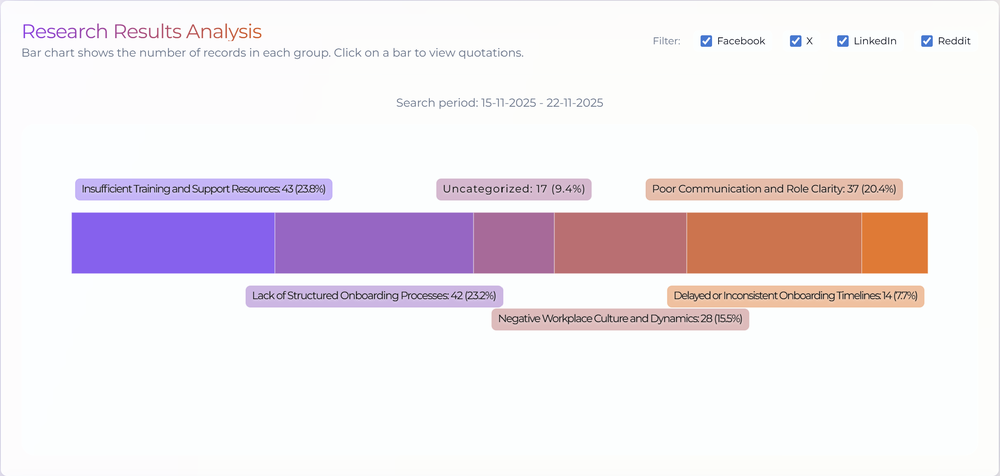
#> input picture images/Screenshot 2025-11-24 165830.png, 1000 x 476 px, shrunk from 2438 x 1160 before the run, found by its file name
$ python remove_background.py
#> lines starting #> are read from the running program, lines starting #| are printed output that depends on the picture; after the words box and inside, x2 and y2 are one past the last pixel; in counts of white or black regions, pixels touching at a corner belong together
#!/usr/bin/env python3
"""
Скрипт для удаления темного фона из скриншота продукта
Требует установки: pip install Pillow numpy
"""

from PIL import Image
import numpy as np
import sys
import os

def remove_dark_background(input_path, output_path, threshold=50):
    """
    Удаляет темный фон из изображения, делая его прозрачным

    Args:
        input_path: путь к исходному изображению
        output_path: путь для сохранения обработанного изображения
        threshold: порог яркости для определения фона (0-255)
    """
#> called with input_path = 'images/Screenshot 2025-11-24 165830.png', output_path = 'public/images/product-screenshot.png', threshold = 60
    # Открываем изображение
    img = Image.open(input_path)
#> img is the input picture: PIL image 1000x476 RGBA; mean R, G, B, A 238.9, 231, 236.9, 255

    # Конвертируем в RGBA для поддержки прозрачности
    if img.mode != 'RGBA':
        img = img.convert('RGBA')

    # Преобразуем в numpy array
    data = np.array(img)

    # Получаем яркость каждого пикселя
    # Используем формулу для расчета яркости: 0.299*R + 0.587*G + 0.114*B
    brightness = np.dot(data[...,:3], [0.299, 0.587, 0.114])
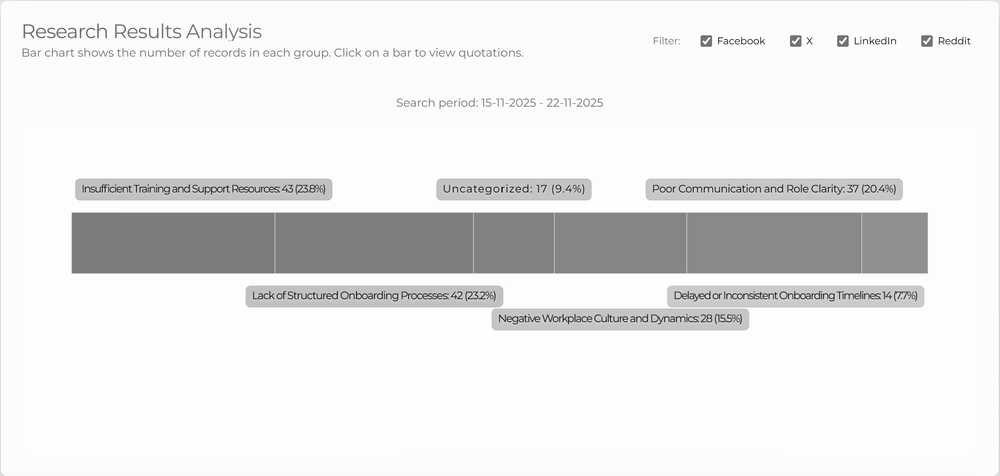
#> brightness: shape (476, 1000) float64; min 12.11, max 255, mean 234

    # Создаем маску: пиксели темнее порога становятся прозрачными
    mask = brightness > threshold
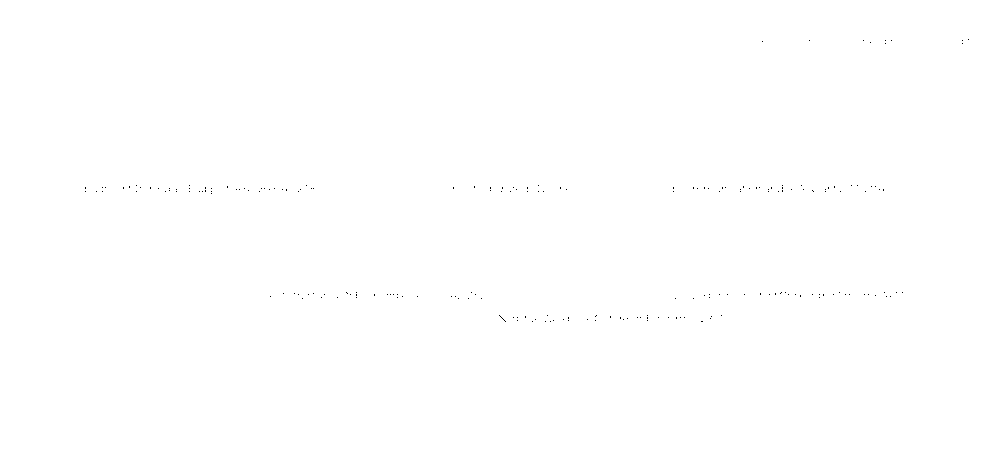
#> mask: shape (476, 1000) bool; 99.9% white; black in thin lines or dots, all inside (x1, y1, x2, y2) = (85, 39, 969, 322)

    # Применяем маску к альфа-каналу
    data[..., 3] = data[..., 3] * mask
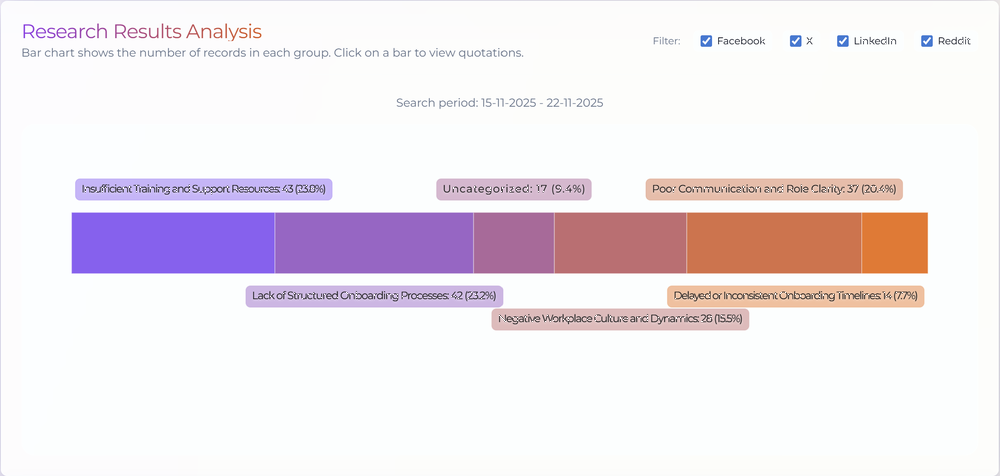
#> data: shape (476, 1000, 4); 0.05% of pixels changed, all inside (x1, y1, x2, y2) = (85, 39, 969, 322); transparent parts drawn white

    # Создаем новое изображение
    result = Image.fromarray(data, 'RGBA')

    # Сохраняем
    result.save(output_path, 'PNG')
    print(f"✓ Обработанное изображение сохранено: {output_path}")

if __name__ == "__main__":
    input_file = "images/Screenshot 2025-11-24 165830.png"
    output_file = "public/images/product-screenshot.png"

    # Проверяем существование файла
    if not os.path.exists(input_file):
        print(f"✗ Файл не найден: {input_file}")
        sys.exit(1)

    # Создаем директорию если нужно
    os.makedirs(os.path.dirname(output_file), exist_ok=True)

    # Обрабатываем изображение
    try:
        remove_dark_background(input_file, output_file, threshold=60)
        print("✓ Фон успешно удален!")
    except Exception as e:
        print(f"✗ Ошибка при обработке: {e}")
        sys.exit(1)

$ run again, with images/Screenshot 2025-11-24 180907.png copied over images/Screenshot 2025-11-24 165830.png
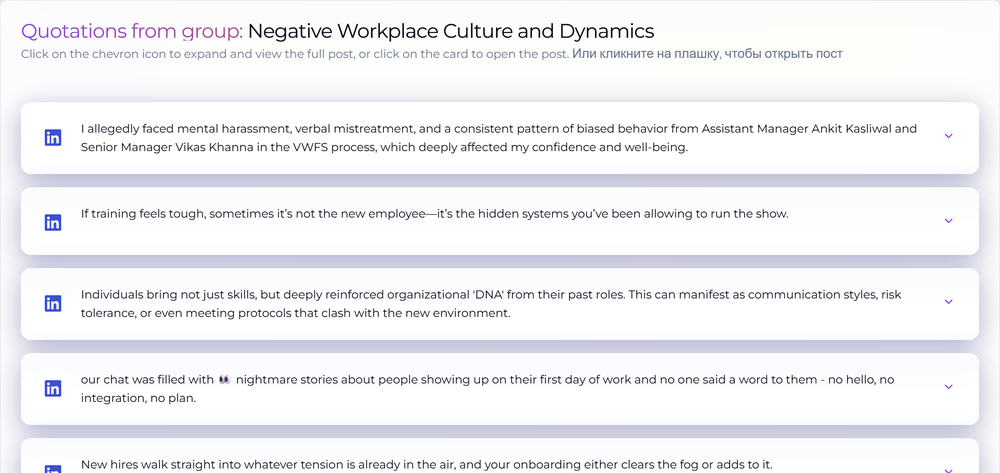
#> input picture images/Screenshot 2025-11-24 180907.png, 1000 x 473 px, shrunk from 2434 x 1152 before the run, found by its file name
#> in remove_dark_background, img is the input picture: PIL image 1000x473 RGBA; mean R, G, B, A 239.5, 240, 243.4, 255
#> in remove_dark_background, `mask = brightness > threshold`:
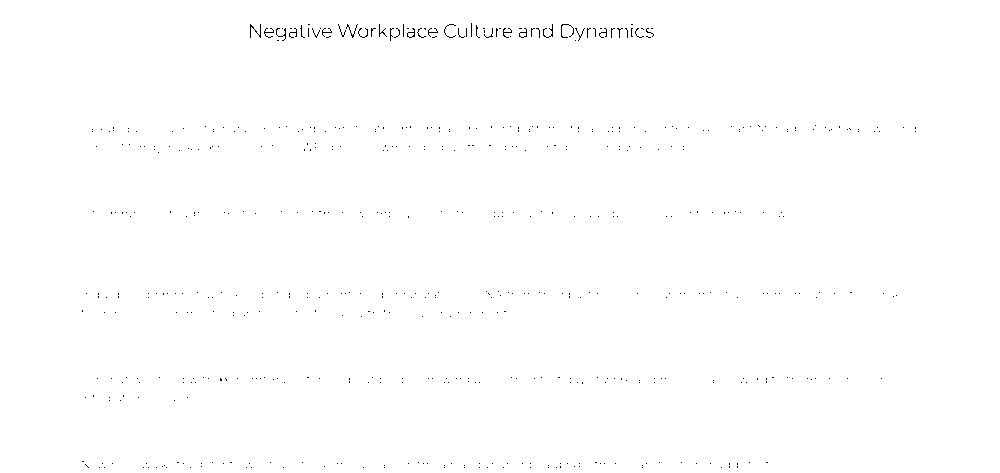
#> mask: shape (473, 1000) bool; 99.7% white; black in thin lines or dots, all inside (x1, y1, x2, y2) = (82, 23, 916, 468)
#> in remove_dark_background, `data[..., 3] = data[..., 3] * mask`:
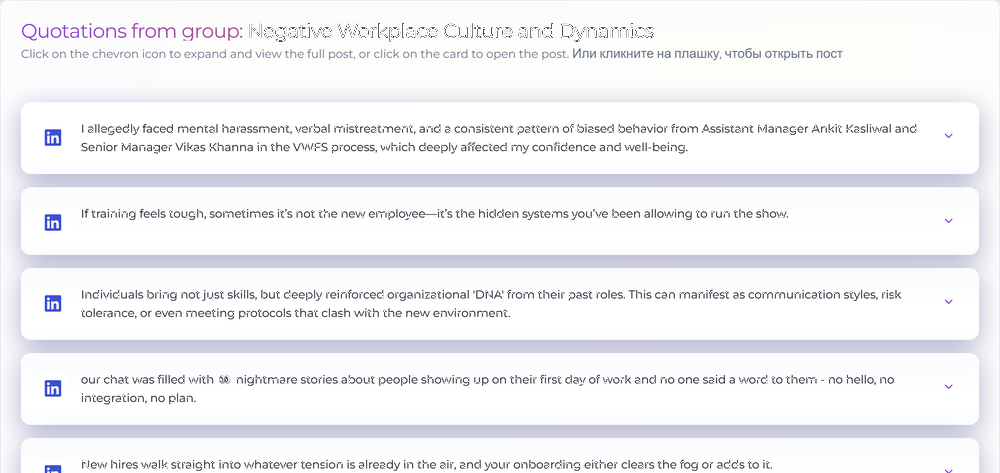
#> data: shape (473, 1000, 4); 0.32% of pixels changed, all inside (x1, y1, x2, y2) = (82, 23, 916, 468); transparent parts drawn white

$ run again, with images/Screenshot 2025-11-24 193806.png copied over images/Screenshot 2025-11-24 165830.png
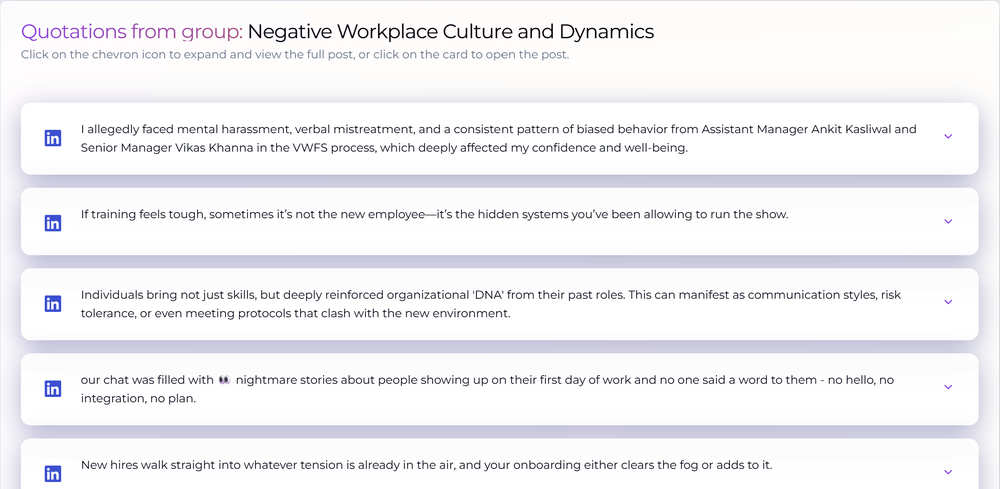
#> input picture images/Screenshot 2025-11-24 193806.png, 1000 x 489 px, shrunk from 2436 x 1190 before the run, found by its file name
#> in remove_dark_background, img is the input picture: PIL image 1000x489 RGBA; mean R, G, B, A 241, 240.6, 243.9, 255
#> in remove_dark_background, `mask = brightness > threshold`:
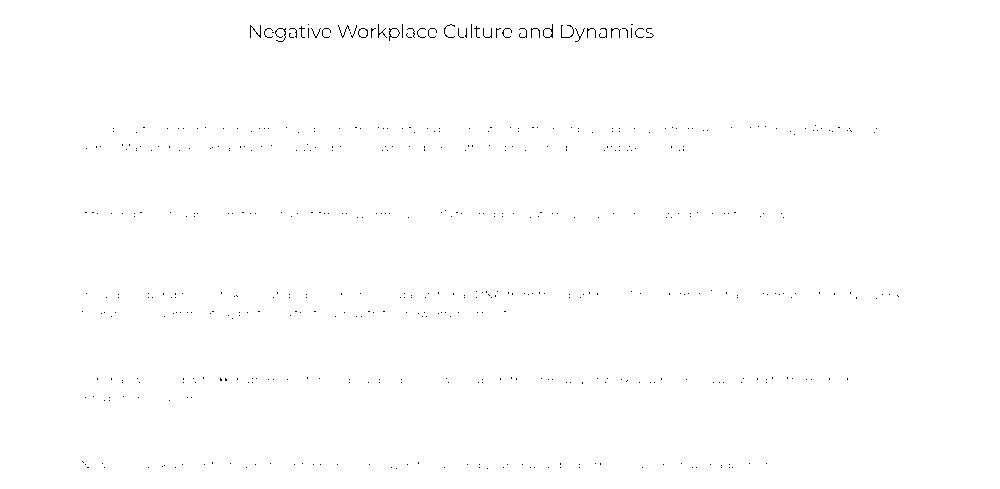
#> mask: shape (489, 1000) bool; 99.7% white; black in thin lines or dots, all inside (x1, y1, x2, y2) = (82, 24, 899, 469)
#> in remove_dark_background, `data[..., 3] = data[..., 3] * mask`:
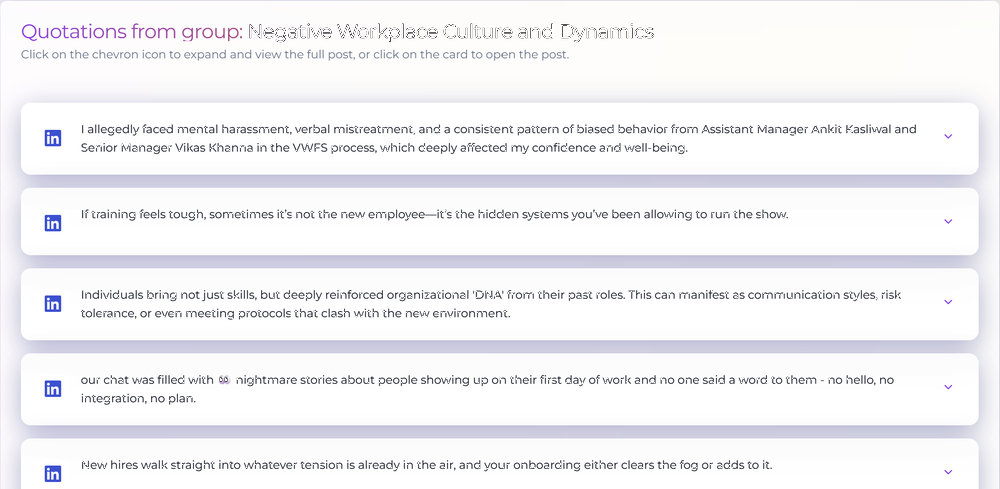
#> data: shape (489, 1000, 4); 0.3% of pixels changed, all inside (x1, y1, x2, y2) = (82, 24, 899, 469); transparent parts drawn white
